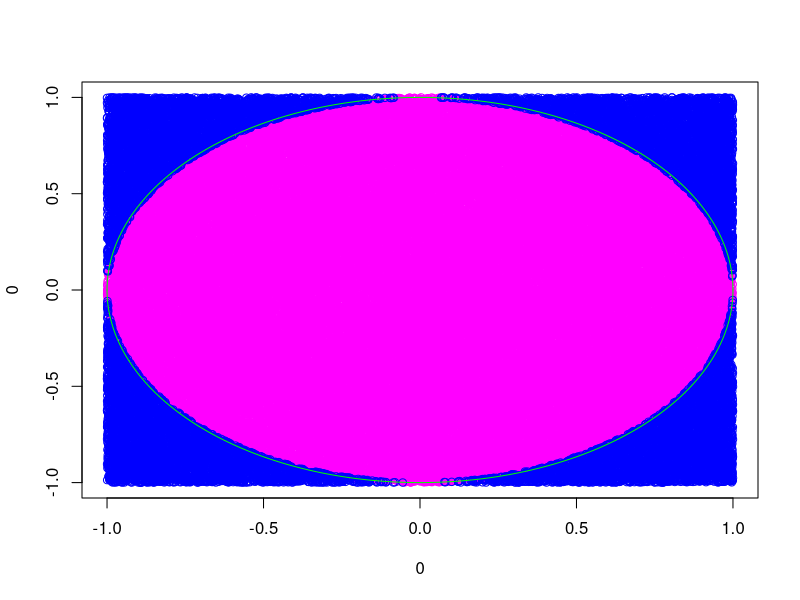
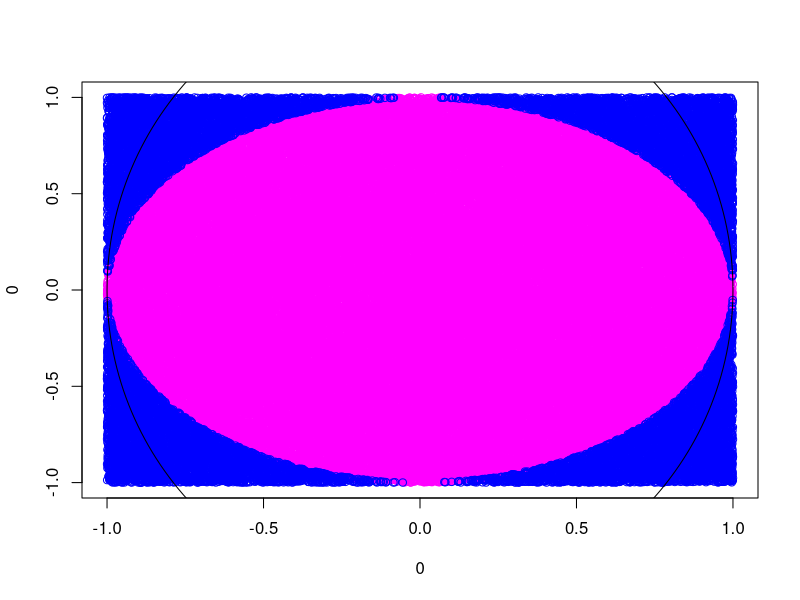
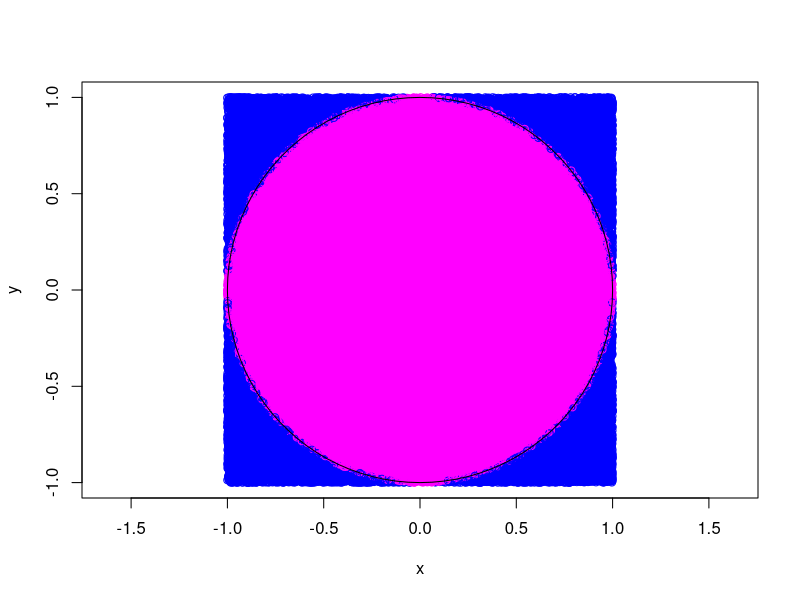

Source code (R) for these figures, in order: (Note: this script raises an error after producing the figures.)

n <- 10 ^ 5

x <- runif(n, -1, 1)
y <- runif(n, -1, 1)

in_circle <- sum(x ^ 2 + y ^ 2 < 1)

pi_approx = 4 * (in_circle / n)

#Sa se reprezinte grafic punctele care pica in cerc, respectiv in afara cercului dar in patrat

arch <- function(x) {
  sqrt(1 - x ^ 2)
}

plot(0, 0)

xy = data.frame(x, y)
points(xy[which(xy$x ^ 2 + xy$y ^ 2 < 1),], col = 'magenta')
points(xy[which(xy$x ^ 2 + xy$y ^ 2 > 1),], col = 'blue')

#Sa se reprezinte un cerc centrat in origine si raza 1

x_circle = seq(-1, 1, length.out = n)
lines(x_circle, arch(x_circle), col = 'green')
lines(x_circle,-arch(x_circle), col = 'green')


# Solutie cu data frame
plot(0, 0, asp=1)

# Construim un data frame continand punctele selectate
df <- data.frame(x, y)
names(df) <- c("val_x", "val_y")

# Filtram valorile din data frame in 2 data frame-uri noi, continand
# punctele din cerc si din afara lui
library(dplyr)
df_in_cerc <- filter(df, val_x ^ 2 + val_y ^ 2 < 1)
df_in_afara <- filter(df, val_x ^ 2 + val_y ^ 2 > 1)

# Afisam pe acelasi grafic fiecare set de date cu o culoare distincta
points(df_in_cerc, col='magenta')
points(df_in_afara, col='blue')

# Adaugam cercul de raza 1
symbols(0, 0, circles=c(1), inches=FALSE, add=TRUE)


# Puteam lucra cu cbind in loc de data.frame
punct <- cbind(x, y)

# Accesare x
punct[,1]


# Alta solutie

plot(x, y, col=ifelse(x ^ 2 + y ^ 2 < 1, "magenta", "blue"), asp=1)

# folosim biblioteca plotrix
library(plotrix)
draw.circle(0, 0, 1)


# g(x,y) = e^(-y) * x^2  -> De integrat dublu de la 0 la 1

n <- 10^6
g <- function(x,y){
  exp(-y) * x^2
}

u1 <- runif(n,0,1)
u2 <- runif(n,0,1)

gu <- g(u1,u2)

medieemp <- sum(gu)/n

integrala <-integral2(g,0,1,0,1)$Q
  
  


